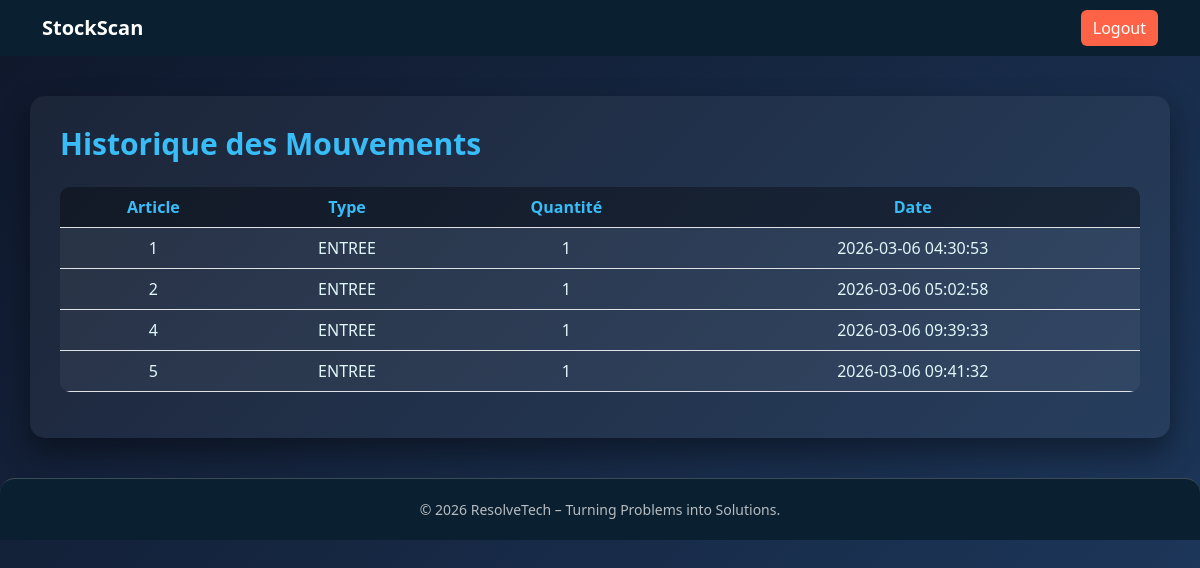
The page /StockScan/pages/historique.php (signed in) on the database its author committed.
### tables this page shows
CREATE TABLE `mouvements` (
  `id` int NOT NULL AUTO_INCREMENT,
  `article_id` int DEFAULT NULL,
  `user_id` int DEFAULT NULL,
  `type` varchar(20) DEFAULT NULL,
  `quantite` int DEFAULT NULL,
  `date_mouvement` timestamp NULL DEFAULT CURRENT_TIMESTAMP,
  PRIMARY KEY (`id`)
);

### StockScan/pages/historique.php (the view, shortened to what this page needs)
<?php
include "../config/database.php";
include "../includes/header.php";
$mouvements=$conn->query("SELECT * FROM mouvements");
?>
<div class="container historique-container">
<h2 class="page-title">Historique des Mouvements</h2>
<table class="table table-hover">
<thead>
<tr>
<th>Article</th>
<th>Type</th>
<th>Quantité</th>
<th>Date</th>
</tr>
</thead>
<tbody>
<?php foreach($mouvements as $m): ?>
<tr>
<td><?= $m["article_id"] ?></td>
<td><?= $m["type"] ?></td>
<td><?= $m["quantite"] ?></td>
<td><?= $m["date_mouvement"] ?></td>
</tr>
<?php endforeach; ?>
</tbody>
</table>
</div>
<div class="footer">
© 2026 ResolveTech – Turning Problems into Solutions.
</div>
<?php include "../includes/footer.php"; ?>

### StockScan/pages/historique.php (style rules this page uses)
body, html { height: 100%; margin: 0; font-family: 'Segoe UI', Arial, Helvetica, sans-serif; background: linear-gradient(135deg,#0f172a,#1e3a5f); color: #f1f5f9; }
.historique-container { margin-top: 40px; padding: 30px; background: rgba(255,255,255,0.05); border-radius: 15px; box-shadow: 0 15px 30px rgba(0,0,0,0.4); }
.page-title { font-size:30px; font-weight:700; margin-bottom:25px; color:#38bdf8; }
.table { margin-top:15px; border-radius:10px; overflow:hidden; }
.table th { background:rgba(0,0,0,0.35); color:#38bdf8; text-align:center; }
.table td { background:rgba(255,255,255,0.05); color:#e0f7fa; text-align:center; }
.footer { margin-top:40px; padding:20px 0; text-align:center; background:#0a1f2f; color:rgba(255,255,255,0.7); font-size:14px; border-top:1px solid rgba(255,255,255,0.2); border-radius:15px 15px 0 0; }

### rows shown on the page
mouvements: article "1", type "ENTREE", quantite "1", date_mouvement "2026-03-06 04:30:53"
mouvements: article "2", type "ENTREE", quantite "1", date_mouvement "2026-03-06 05:02:58"
mouvements: article "4", type "ENTREE", quantite "1", date_mouvement "2026-03-06 09:39:33"
mouvements: article "5", type "ENTREE", quantite "1", date_mouvement "2026-03-06 09:41:32"
